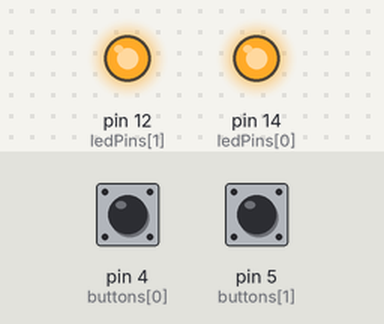
Simulated run of this sketch. Board: Arduino Uno, built with avr-gcc and run on an emulated ATmega328P. Shown: output pins drawn as LEDs (lit = HIGH). The inputs (shaded band) are chosen by the test bench; at power-on: pin 4 (buttons[0]) HIGH, pin 5 (buttons[1]) HIGH.

Above: at 1.8 s.
1.9 s: pin 4 (buttons[0]) pulled LOW for 0.15 s
At 3.3 s:
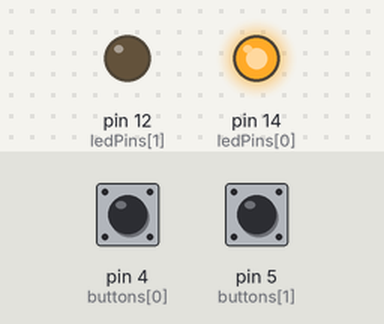
3.6 s: pin 4 (buttons[0]) pulled LOW for 1 s
At 4.5 s:
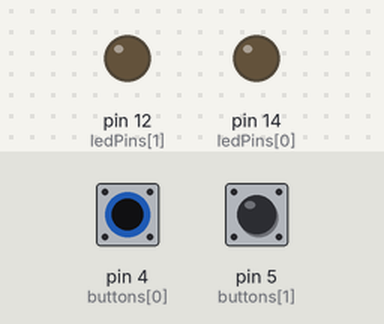
Timing chart, 0 to 6.6 s (numbered marks = the images above; inputs shaded):
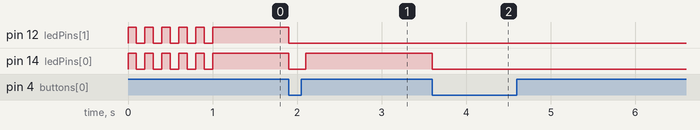

The sketch:

fatcat.ino
```cpp
// (licence header left out)
// #define DEBUG

const int ledPins[2] = { 14, 12 };
const int buttons[2] = {  4,  5 };

#ifndef DEBUG
const unsigned long WaitAfterDinner = 25200000UL; // 7 hours
const unsigned long WaitAfterBreakfast = 21600000UL; // 6 hours
#else
const unsigned long WaitAfterDinner = 10000UL; // 10 seconds :)
const unsigned long WaitAfterBreakfast = 5000UL; // 5 seconds
#endif

typedef bool meal;
#define BREAKFAST false;
#define DINNER true;

unsigned long intervalAfterMeal(meal m) {
  return m  ? WaitAfterDinner : WaitAfterBreakfast;
}

meal previousMeal;

unsigned long lastMealAt = 0;

void setup() {
  for (int i = 0; i < 2; i++) {
    pinMode(ledPins[i], OUTPUT);
    pinMode(buttons[i], INPUT_PULLUP);
  }
  reset();
}

void blinkLEDs(int speed, int times, int endState) {
  for (int i = 0; i < times; i++) {
    digitalWrite(ledPins[0], HIGH);
    digitalWrite(ledPins[1], HIGH);
    delay(speed);
    digitalWrite(ledPins[0], LOW);
    digitalWrite(ledPins[1], LOW);
    delay(speed);
  }
  digitalWrite(ledPins[0], endState);
  digitalWrite(ledPins[1], endState);
}

void reset() {
  blinkLEDs(100, 5, HIGH);
  digitalWrite(ledPins[0], HIGH);
  digitalWrite(ledPins[1], HIGH);
  for (;;) {
    // wait for a button press then make it so the last meal was the other one
    // and the time is "ready for next meal"
    for (int i = 0; i < 2; i++) {
      if (digitalRead(buttons[i]) == LOW) {
        previousMeal = !i;
        lastMealAt = millis() - intervalAfterMeal(previousMeal);

        digitalWrite(ledPins[0], LOW);
        digitalWrite(ledPins[1], LOW);
        delay(200);
        return;
      }
    }
  }
}

void loop() {
  unsigned long t = millis();
  if (digitalRead(buttons[0]) == LOW && digitalRead(buttons[1]) == LOW) {
    reset();
    return;
  }

  // Arduino clock will roll over after about 50 days, but it won't break this code.
  if (t - lastMealAt >= intervalAfterMeal(previousMeal)) {
    digitalWrite(ledPins[!previousMeal], HIGH);

    if (digitalRead(buttons[!previousMeal]) == LOW) {
      previousMeal = !previousMeal;
      digitalWrite(ledPins[previousMeal], LOW);
      lastMealAt = t;
    }
  } else if (!(t%60000)) {
    // blink just so you know it's working
    blinkLEDs(100, 1, LOW);
  }


}
```

Measured:
- after the input at 1.9 s, pin 12 (ledPins[1]): HIGH → LOW at once; pin 14 (ledPins[0]): HIGH → LOW at once, → HIGH 0.20 s later
- after the input at 3.6 s, pin 14 (ledPins[0]): HIGH → LOW at once
